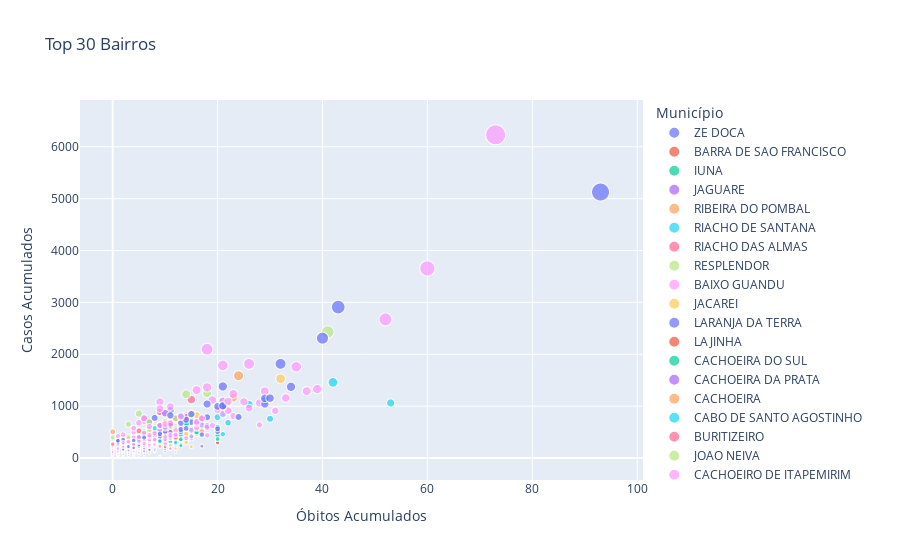

Source (notebook cell):
### Code cell
df_scatter = df_counts.drop_duplicates(['Municipio', 'Bairro'], keep='last')\
    .sort_values('ConfirmadosAcumulado')\
#     .tail(30)

fig = px.scatter(
    df_scatter, x='ObitosAcumulado',
    y='ConfirmadosAcumulado',
    color='Municipio',
    size='ConfirmadosAcumulado',
    hover_name='Bairro',
    labels={
        'ObitosAcumulado': 'Óbitos Acumulados',
        'ConfirmadosAcumulado': 'Casos Acumulados',
        'Municipio': 'Município',
    },
    title='Top 30 Bairros'
)

fig.show()
